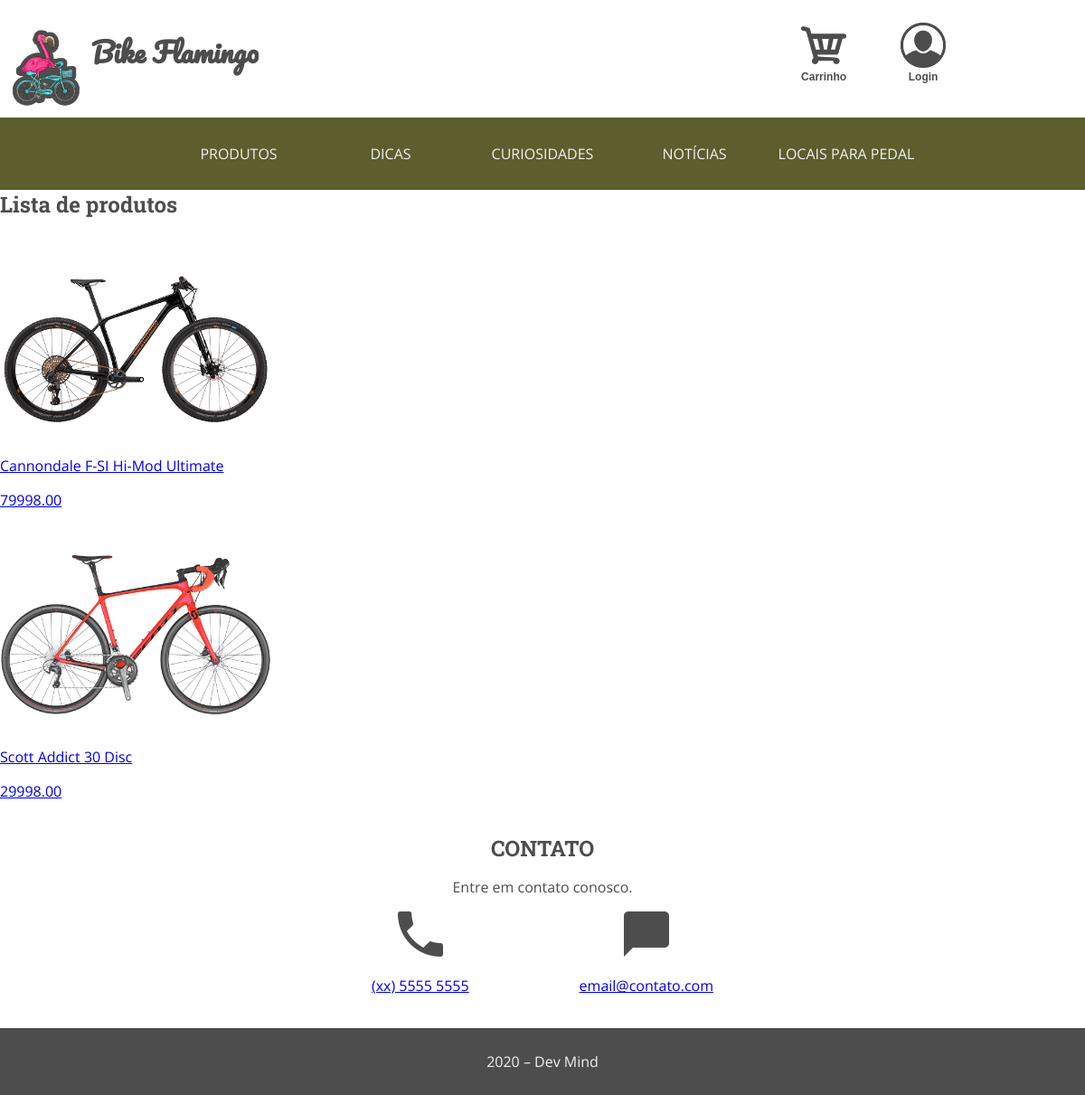
/produtos/, run on the app's committed database.
### produtos/models.py (models this page shows, shortened)
class Produto(models.Model):
    codigo = models.CharField(verbose_name="Código", max_length=12, null=True)
    descricao = models.CharField(verbose_name="Descrição do produto",
                                 max_length=144, null=True)
    imagem = models.ImageField(upload_to='produtos/static/imgs/', default=None, null=True)
    preco = models.DecimalField(decimal_places=2, max_digits=8, null=True )
    quantidade = models.PositiveIntegerField
    desconto = models.DecimalField(decimal_places=2, max_digits=4, null=True)
    marca = models.CharField(verbose_name="Marca", max_length=40, null=True)
    slug = models.SlugField(null=True)
    eParcelavel = models.BooleanField
    recebeDesconto = models.BooleanField

class Bicicleta(Produto):
    modelo = models.CharField(verbose_name="Modelo", max_length=60, null=True)

class Produto(models.Model):
    codigo = models.CharField(verbose_name="Código", max_length=12, null=True)
    descricao = models.CharField(verbose_name="Descrição do produto",
                                 max_length=144, null=True)
    imagem = models.ImageField(upload_to='produtos/static/imgs/', default=None, null=True)
    preco = models.DecimalField(decimal_places=2, max_digits=8, null=True )
    quantidade = models.PositiveIntegerField
    desconto = models.DecimalField(decimal_places=2, max_digits=4, null=True)
    marca = models.CharField(verbose_name="Marca", max_length=40, null=True)
    slug = models.SlugField(null=True)
    eParcelavel = models.BooleanField
    recebeDesconto = models.BooleanField

### produtos/views.py (the view)
# urls.py: path('', BicicletaList.as_view(), name='lista-produtos'),
class BicicletaList(ListView):
    queryset = Bicicleta.objects.all()
    template = 'produtos/produtos.html'
    context_object_name = 'bicicletas'
    def get_context_data(self, **kwargs):
        context = super().get_context_data(**kwargs)
        context['bicicleta'] = self.queryset
        return context

### templates/produtos/bicicleta_list.html (shortened to what this page needs)
{% extends "base/main.html" %}
{% load static %}
{% block content %}
    <h2>Lista de produtos</h2>
    {% for bicicleta in object_list %}
        <a href="{% url 'detalhe-produtos' %}"}>
            <div id="div-{{bicicleta.codigo}}">
                <img id="imagem-prod" src="{% get_media_prefix %}{{bicicleta.imagem}}" width="25%"/>
                <p id="modelo-prod">{{bicicleta.modelo}}</p>
                <p id="preco-prod">{{bicicleta.preco}}</p>
            </div>
        </a>
    {% empty %}
        <h3>Não existem produtos cadastrados!</h3>
    {% endfor %}
{% endblock %}

### static/css/estilos.css (style rules this page uses)
body { font-family: "Open Sans", Helvetica, Arial, sans-serif; color: #4d4d4d; }
h1, h2, h3 { margin: 0; font-family: "Roboto Slab", Helvetica, Arial, sans-serif; font-weight: 700; }

### data on the page
Bicicleta: imagem (picture), modelo "Cannondale F-SI Hi-Mod Ultimate", preco "79998.00"
Bicicleta: imagem (picture), modelo "Scott Addict 30 Disc", preco "29998.00"
